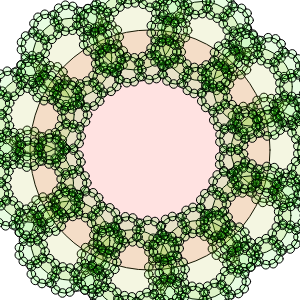
Frame 1 (no input)
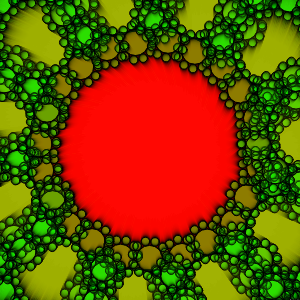
Frame 60 (no input)
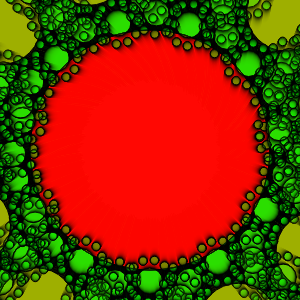
Frame 120 (the mouse pressed at the canvas centre since frame 60)

The p5.js sketch that drew these frames (run headless with seeded random() and noise() and a simulated clock; from frame 60 on, the mouse is pressed at the canvas centre):

// p5.js sketch
// ── sketch.js

// 函数setup() ：准备阶段
function setup() 
{
	createCanvas(300,300);
	//rectMode(CENTER);
	//drawCircle4(width/2,height/2,width*0.8);
	
}

// 函数draw()：作画阶段
function draw() {
	//fill(255,255,255,1);
	//rect(-10,-10,2*width,2*height);
	//drawCircle5(width/2,height/2,width*0.8);
	
	drawCircle6(width/2,height/2,width*0.8);
	
}

function drawCircle(x,y,r)
{
	push();
	fill(255);
	ellipse(x,y,r,r);
	pop();
}

function drawCircle1(x,y,r)
{
	push();
	fill(255);
	ellipse(x,y,r,r);
	pop();

	if(r>5)
	{
		drawCircle1(x,y,r*0.66);
	}
}

function drawCircle2(x,y,r)
{
	push();
	fill(255);
	ellipse(x,y,r,r);
	pop();

	if(r>5)
	{
		drawCircle2(x-r,y,r*0.66);
		drawCircle2(x+r,y,r*0.66);
	}
}


function drawCircle3(x,y,r)
{
	push();
	fill(0,0);
	ellipse(x,y,r,r);
	pop();

	if(r>20)
	{
		drawCircle3(x-r,y,r*0.66);
		drawCircle3(x+r,y,r*0.66);
		drawCircle3(x,y-r,r*0.66);
		drawCircle3(x,y+r,r*0.66);
	}
}



function drawCircle4(x,y,r)
{
	push();
	fill(r*2,255-r,0,30);
	ellipse(x,y,r,r);
	pop();

	if(r>30)
	{
		drawCircle4(x-r,y,r*0.7);
		drawCircle4(x+r,y,r*0.7);
		drawCircle4(x,y-r,r*0.66);
		drawCircle4(x,y+r,r*0.66);
	}
}


function drawCircle5(x,y,r)
{
	push();
	fill(r*2,255-r,0,30);
	ellipse(x,y,r,r);
	pop();

	k = mouseX/width;
	if(r>30)
	{
		drawCircle5(x-k*r,y,r*0.66);
		drawCircle5(x+k*r,y,r*0.66);
		drawCircle5(x,y-k*r,r*0.66);
		drawCircle5(x,y+k*r,r*0.66);
	}
}



function drawCircle6(x,y,r)
{
	push();
	fill(r*2,255-r,0,30);
	ellipse(x,y,r,r);
	pop();

	k = mouseX/width;
	tNow = millis()/3000;
	m = 0.5*(sin(tNow)+1);
	n = map(sin(m),-1,1,8,12);
	if(r>10)
	{
		for(var theta = 0;theta<TWO_PI;theta+= TWO_PI/n)
		{
			var dx = m*r*cos(theta);
			var dy = m*r*sin(theta);
			drawCircle6(x+dx,y+dy,r*0.33);
		}
		
	}
}
